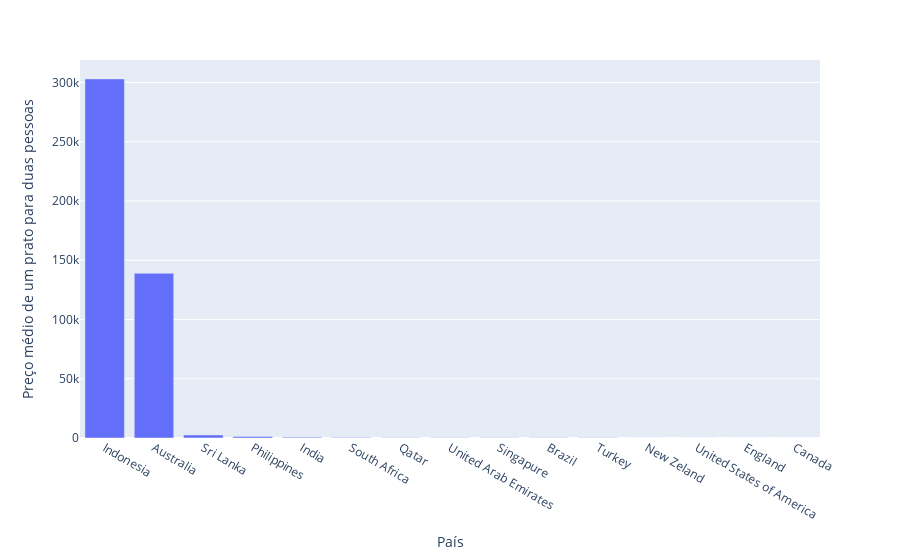

The code cell stored with this chart in its notebook:
### Code cell
#Média de preço de um prato para duas pessoas por país

colunas = ['Average Cost for two', 'Country Code']

df_aux = df1.loc[:, colunas].groupby(['Country Code']).mean().reset_index()
df_aux['País'] = df_aux['Country Code'].apply(country_name)
df_aux = df_aux.drop(['Country Code'], axis = 1)
df_aux = df_aux.sort_values('Average Cost for two', ascending = False)
df_aux = df_aux.rename(columns = {'Average Cost for two' : 'Preço médio de um prato para duas pessoas'})

px.bar(df_aux, x='País', y='Preço médio de um prato para duas pessoas')

### Figure 1 — Plotly figure (JSON) as saved in the notebook; plotly's stock layout.template omitted (floating-point values rounded to 4 significant figures)
{"data": [{"alignmentgroup": "True", "hovertemplate": "País=%{x}<br>Preço médio de um prato para duas pessoas=%{y}<extra></extra>", "legendgroup": "", "marker": {"color": "#636efa", "pattern": {"shape": ""}}, "name": "", "offsetgroup": "", "orientation": "v", "showlegend": false, "textposition": "auto", "type": "bar", "x": ["Indonesia", "Australia", "Sri Lanka", "Philippines", "India", "South Africa", "Qatar", "United Arab Emirates", "Singapure", "Brazil", "Turkey", "New Zeland", "United States of America", "England", "Canada"], "xaxis": "x", "y": [303000, 139000.0, 2579.0, 1228.0, 703.6, 339.2, 174, 153.7, 141.4, 138.8, 128.6, 62.15, 55.02, 43.51, 41.86], "yaxis": "y"}], "layout": {"autosize": true, "barmode": "relative", "legend": {"tracegroupgap": 0}, "margin": {"t": 60}, "xaxis": {"anchor": "y", "autorange": true, "domain": [0, 1], "range": [-0.5, 14.5], "title": {"text": "País"}, "type": "category"}, "yaxis": {"anchor": "x", "autorange": true, "domain": [0, 1], "range": [0, 318900.0], "title": {"text": "Preço médio de um prato para duas pessoas"}, "type": "linear"}}}
